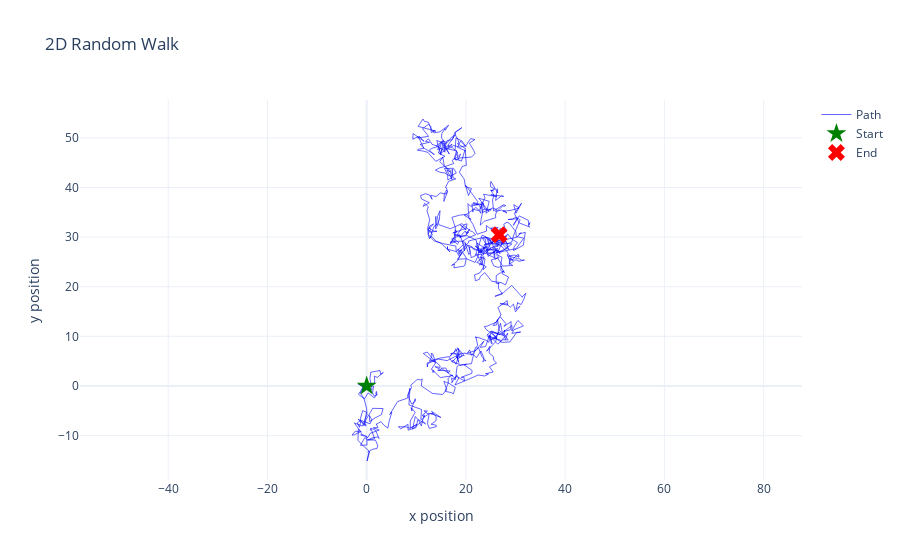

The cell this chart's notebook holds for it:
### Code cell
# Example 7: 2D Random Walk
print("\n=== Example 7: 2D Random Walk ===")

def random_walk_2d(num_steps, num_walkers=1):
    """
    Simulate 2D random walk(s).
    
    Parameters:
    -----------
    num_steps : int
        Number of steps
    num_walkers : int
        Number of walkers
    
    Returns:
    --------
    x, y : ndarray
        x and y coordinates of trajectories
    """
    x = np.zeros((num_walkers, num_steps + 1))
    y = np.zeros((num_walkers, num_steps + 1))
    
    for i in range(num_walkers):
        for j in range(num_steps):
            x[i, j + 1] = x[i, j] + np.random.normal(0, 1)
            y[i, j + 1] = y[i, j] + np.random.normal(0, 1)
    
    return x, y

# Single 2D walker
x_2d, y_2d = random_walk_2d(num_steps=1000, num_walkers=1)

fig = go.Figure()

# Plot trajectory
fig.add_trace(go.Scatter(
    x=x_2d[0, :],
    y=y_2d[0, :],
    mode='lines',
    name='Path',
    line=dict(color='blue', width=1),
    opacity=0.6
))

# Mark start and end
fig.add_trace(go.Scatter(
    x=[x_2d[0, 0]],
    y=[y_2d[0, 0]],
    mode='markers',
    name='Start',
    marker=dict(size=15, color='green', symbol='star')
))

fig.add_trace(go.Scatter(
    x=[x_2d[0, -1]],
    y=[y_2d[0, -1]],
    mode='markers',
    name='End',
    marker=dict(size=15, color='red', symbol='x')
))

fig.update_layout(
    title='2D Random Walk',
    xaxis_title='x position',
    yaxis_title='y position',
    template='plotly_white',
    yaxis=dict(scaleanchor="x", scaleratio=1),  # Equal aspect ratio
    hovermode='closest'
)

fig.show()

# Calculate distance from origin
r_2d = np.sqrt(x_2d[0, :]**2 + y_2d[0, :]**2)
print(f"Final distance from origin: {r_2d[-1]:.3f}")
print(f"Expected RMS distance (theory, 2D): {np.sqrt(4 * 0.5 * 1000):.3f}")

### Figure 1 — Plotly figure (JSON) as saved in the notebook; plotly's stock layout.template omitted (floating-point values rounded to 4 significant figures; data arrays with more than 128 entries replaced by an {"elided": "..."} marker saying what was removed)
{"data": [{"line": {"color": "blue", "width": 1}, "mode": "lines", "name": "Path", "opacity": 0.6, "type": "scatter", "x": {"elided": "1001 float values"}, "y": {"elided": "1001 float values"}}, {"marker": {"color": "green", "size": 15, "symbol": "star"}, "mode": "markers", "name": "Start", "type": "scatter", "x": [0], "y": [0]}, {"marker": {"color": "red", "size": 15, "symbol": "x"}, "mode": "markers", "name": "End", "type": "scatter", "x": [26.69], "y": [30.46]}], "layout": {"hovermode": "closest", "title": {"text": "2D Random Walk"}, "xaxis": {"title": {"text": "x position"}}, "yaxis": {"scaleanchor": "x", "scaleratio": 1, "title": {"text": "y position"}}}}
